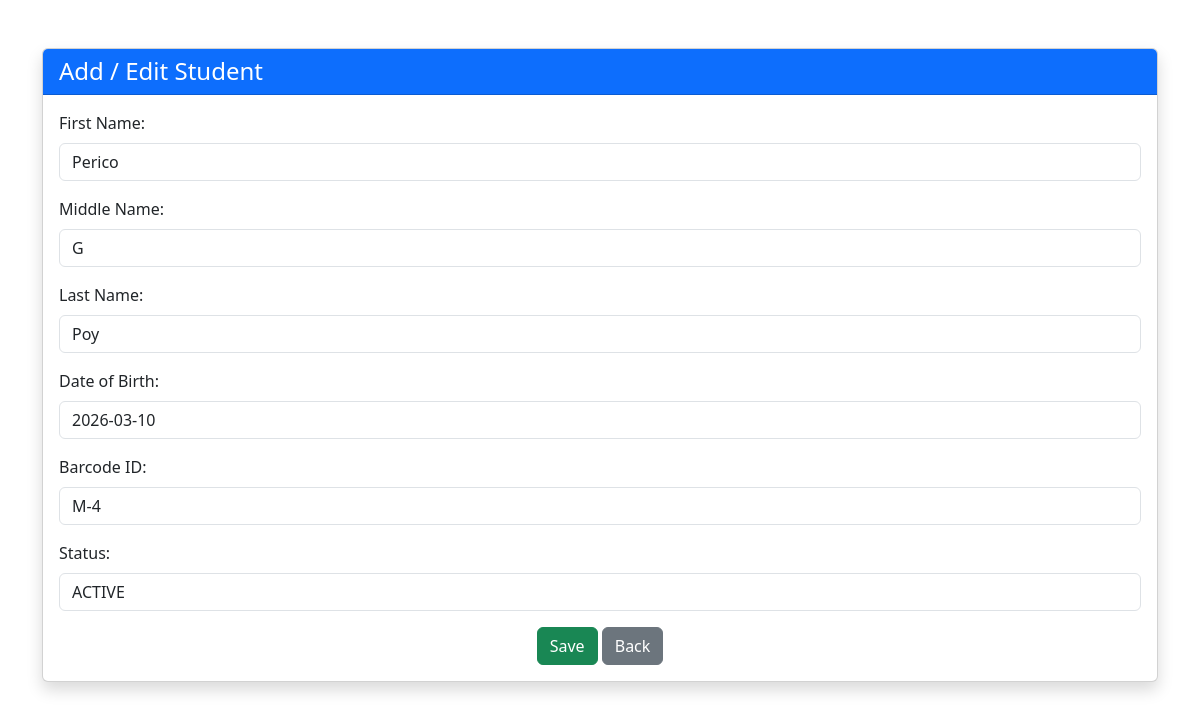
Page /students/update/3/ on the committed database.
### students/models.py (models this page shows, shortened)
class Student(models.Model):
    first_name = models.CharField(max_length=255, default='Unknown')
    middle_name = models.CharField(max_length=255, blank=True, null=True, default='')
    last_name = models.CharField(max_length=255, default='Unknown')
    dob = models.DateField()
    barcode_id = models.CharField(max_length=100, unique=True)
    status = models.CharField(max_length=50)
    photo = models.ImageField(upload_to='student_photos/', blank=True, null=True)
    qr_code = models.ImageField(upload_to='qr_codes/', blank=True)  # Added qr_code field
    barcode_image = models.ImageField(upload_to='barcodes/', blank=True)

### students/views.py (the view)
# urls.py: path('update/<int:pk>/', views.student_update, name='student_update'),
def student_update(request, pk):
    student = get_object_or_404(Student, pk=pk)
    form = StudentForm(request.POST or None, instance=student)
    if form.is_valid():
        form.save()
        return redirect('student_list')
    return render(request, 'students/student_form.html', {'form': form})

### students/forms.py
class StudentForm(forms.ModelForm):
    class Meta:
        model = Student
        fields = [
            'first_name',
            'middle_name',
            'last_name',
            'dob',
            'barcode_id',
            'status',
            'status',
            'photo'
        ]
    widgets = {
        'first_name': forms.TextInput(attrs={'class': 'form-control'}),
        'middle_name': forms.TextInput(attrs={'class': 'form-control'}),
        'last_name': forms.TextInput(attrs={'class': 'form-control'}),
        'dob': forms.DateInput(attrs={'type': 'date', 'class': 'form-control'}),
        'barcode_id': forms.TextInput(attrs={'class': 'form-control'}),
        'status': forms.TextInput(attrs={'class': 'form-control'}),
        'photo': forms.ClearableFileInput(attrs={'class': 'form-control'}),
}

### students/templatetags/custom_filters.py (called while the page is built)
@register.filter(name='add_class')
def add_class(field, css_class):
    return field.as_widget(attrs={"class": css_class})

### students/templates/students/student_form.html (shortened to what this page needs)
{% load custom_filters %}
<!DOCTYPE html>
<html lang="en">
<head>
    <link href="https://cdn.jsdelivr.net/npm/bootstrap@5.3.0-alpha3/dist/css/bootstrap.min.css" rel="stylesheet">
</head>
<body>
<div class="container mt-5">
    <div class="card shadow">
        <div class="card-header bg-primary text-white">
            <h4 class="mb-0">Add / Edit Student</h4>
        </div>
        <div class="card-body">
            <form method="POST" class="needs-validation" novalidate>
            <form method="POST" enctype="multipart/form-data">
                <div class="mb-3">
                    <label for="first_name" class="form-label">First Name:</label>
                    {{ form.first_name|add_class:"form-control" }}
                </div>
                <div class="mb-3">
                    <label for="middle_name" class="form-label">Middle Name:</label>
                    {{ form.middle_name|add_class:"form-control" }}
                </div>
                <div class="mb-3">
                    <label for="last_name" class="form-label">Last Name:</label>
                    {{ form.last_name|add_class:"form-control" }}
                </div>
                <div class="mb-3">
                    <label for="dob" class="form-label">Date of Birth:</label>
                    {{ form.dob|add_class:"form-control" }}
                </div>
                <div class="mb-3">
                    <label for="barcode_id" class="form-label">Barcode ID:</label>
                    {{ form.barcode_id|add_class:"form-control" }}
                </div>
                <div class="mb-3">
                    <label for="status" class="form-label">Status:</label>
                    {{ form.status|add_class:"form-control" }}
                </div>
                <div class="text-center">
                    <button type="submit" class="btn btn-success">Save</button>
                    <a href="{% url 'student_list' %}" class="btn btn-secondary">Back</a>
                </div>
            </form>
        </div>
    </div>
</div>
</body>
</html>

### rows in the picture
Student: first_name "Perico", middle_name "G", last_name "Poy", dob "2026-03-10", barcode_id "M-4", status "ACTIVE"
